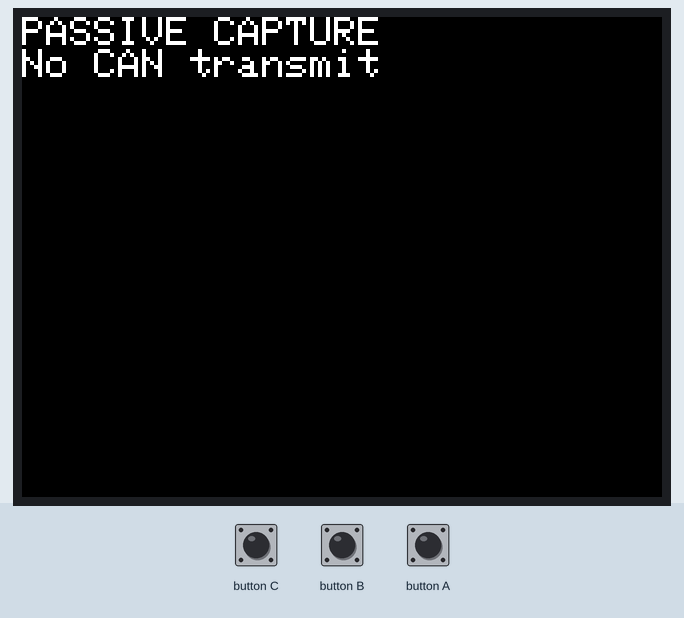
Bench run of a sketch on a simulated ESP32. Parts: 320×240 colour display. No CAN messages arrive unless stated; what the sketch prints to the serial monitor is not drawn.

Above: at 0.3 s.
At 1.1 s:
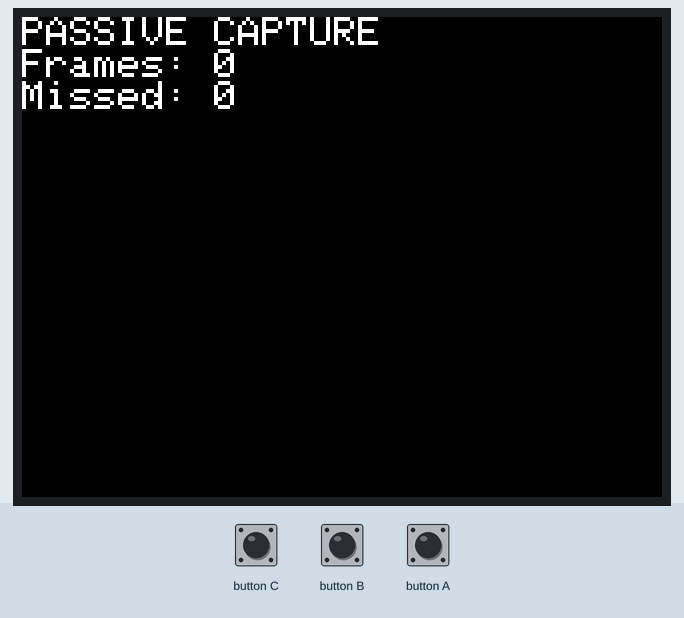

The sketch:

MotorStudioCapture.ino
```cpp
#include <Arduino.h>
#include <M5Unified.h>
#include <driver/twai.h>

static bool ready = false;
static uint32_t frameCount = 0, lastDisplay = 0;

void setup() {
    auto cfg = M5.config();
    M5.begin(cfg);
    Serial.begin(921600);
    M5.Display.setRotation(1);
    M5.Display.setTextSize(2);
    M5.Display.fillScreen(TFT_BLACK);
    M5.Display.setCursor(0, 0);
    M5.Display.println("PASSIVE CAPTURE\nNo CAN transmit");
    twai_general_config_t config = TWAI_GENERAL_CONFIG_DEFAULT(
        GPIO_NUM_32, GPIO_NUM_33, TWAI_MODE_LISTEN_ONLY);
    config.tx_queue_len = 0;
    config.rx_queue_len = 128;
    twai_timing_config_t timing = TWAI_TIMING_CONFIG_1MBITS();
    twai_filter_config_t filter = TWAI_FILTER_CONFIG_ACCEPT_ALL();
    esp_err_t result = twai_driver_install(&config, &timing, &filter);
    if (result == ESP_OK) result = twai_start();
    ready = result == ESP_OK;
    Serial.printf("# Passive CAN capture: %s; 1 Mbps; TX32/RX33\n", esp_err_to_name(result));
    Serial.println("# Passive observation only. Any update is initiated separately in MotorStudio.");
    Serial.println("time_ms,id,extended,rtr,dlc,data");
}

void loop() {
    M5.update();
    if (ready) {
        twai_message_t frame;
        for (int n = 0; n < 16 && twai_receive(&frame, 0) == ESP_OK; ++n) {
            ++frameCount;
            char data[17] = {};
            if (!frame.rtr) {
                for (int i = 0; i < frame.data_length_code && i < 8; ++i)
                    snprintf(data + 2*i, 3, "%02X", frame.data[i]);
            }
            Serial.printf("%lu,%08lX,%u,%u,%u,%s\n",
                (unsigned long)millis(), (unsigned long)frame.identifier,
                unsigned(frame.extd), unsigned(frame.rtr),
                unsigned(frame.data_length_code), data);
        }
    }
    if (uint32_t(millis() - lastDisplay) >= 1000) {
        lastDisplay = millis();
        twai_status_info_t status = {};
        if (ready && twai_get_status_info(&status) == ESP_OK) {
            Serial.printf("# capture state=%d frames=%lu missed=%lu rx_err=%lu\n",
                int(status.state), (unsigned long)frameCount,
                (unsigned long)status.rx_missed_count,
                (unsigned long)status.rx_error_counter);
            M5.Display.setCursor(0, 0);
            M5.Display.printf("PASSIVE CAPTURE\nFrames: %-8lu\nMissed: %-8lu\n",
                (unsigned long)frameCount, (unsigned long)status.rx_missed_count);
        }
    }
    delay(1);
}
```
